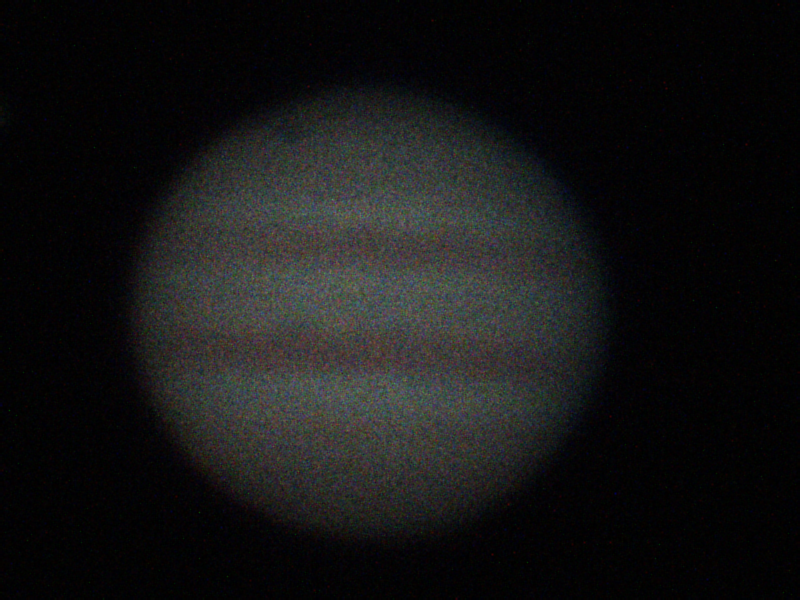
#> input picture src/yota/0824.bmp, 800 x 600 px; its folder holds only this picture in this run
$ python -i ellipse.py   (imports and definitions only)
#> lines starting #> are read from the running program, lines starting #| are printed output that depends on the picture; after the words box and inside, x2 and y2 are one past the last pixel; in counts of white or black regions, pixels touching at a corner belong together
import cv2
import numpy as np
from glob import glob
import os

def detect_ellipse(image):
    """
    画像から楕円を検出する関数（木星画像用に最適化）
    """
    # 画像の前処理
    if len(image.shape) == 3:
        gray = cv2.cvtColor(image, cv2.COLOR_BGR2GRAY)
    else:
        gray = image.copy()

    # コントラストの強調
    clahe = cv2.createCLAHE(clipLimit=3.0, tileGridSize=(8,8))
    enhanced = clahe.apply(gray)

    # ノイズ除去
    blurred = cv2.GaussianBlur(enhanced, (7, 7), 0)

    # 2値化
    _, binary = cv2.threshold(blurred, 30, 255, cv2.THRESH_BINARY)

    # モルフォロジー処理
    kernel = np.ones((5,5), np.uint8)
    binary = cv2.morphologyEx(binary, cv2.MORPH_CLOSE, kernel)

    # 輪郭検出
    contours, _ = cv2.findContours(binary, cv2.RETR_EXTERNAL, cv2.CHAIN_APPROX_SIMPLE)

    print(f"検出された輪郭の数: {len(contours)}")

    if len(contours) > 0:
        # デバッグ用コンテナ
        debug_image = cv2.cvtColor(binary, cv2.COLOR_GRAY2BGR)

        # 最大の輪郭を見つける
        largest_contour = max(contours, key=cv2.contourArea)

        if len(largest_contour) >= 5:
            try:
                # 楕円フィッティング
                ellipse = cv2.fitEllipse(largest_contour)
                center = ellipse[0]
                axes = ellipse[1]
                angle = ellipse[2]

                return center, axes, angle

            except Exception as e:
                print(f"楕円フィッティングエラー: {str(e)}")
        else:
            print(f"輪郭の点数が不足しています（{len(largest_contour)} < 5点）")

    # デバッグ画像を表示
    cv2.imshow('Debug Image', debug_image)
    return None, None, None

def ellipse_to_circle(image):
    """
    楕円を真円に変換する関数
    """
    # 楕円検出
    center, axes, angle = detect_ellipse(image)

    if center is None:
        print("楕円検出に失敗しました")
        return image, image, (None, None, None)

    # 検出された楕円の可視化
    visualization = draw_detected_shapes(image.copy(), center, axes, angle)

    # 楕円の軸
    major_axis, minor_axis = axes
    target_radius = max(major_axis, minor_axis)  # 短軸に合わせる

    # スケール計算
    scale_x = target_radius / major_axis
    scale_y = target_radius / minor_axis

    # アフィン変換行列の作成
    height, width = image.shape[:2]
    center_x, center_y = center

    # 回転行列を生成し、スケールを適用
    angle_corrected = angle+90  # 回転方向を反転
    M_rotation = cv2.getRotationMatrix2D((center_x, center_y), angle_corrected, 1.0)

    # スケールをアフィン行列に組み込む
    M_rotation[0, 0] *= scale_x
    M_rotation[0, 1] *= scale_y
    M_rotation[1, 0] *= scale_x
    M_rotation[1, 1] *= scale_y

    # 変換を適用
    transformed = cv2.warpAffine(image, M_rotation, (width, height), flags=cv2.INTER_CUBIC)

    return transformed, visualization, (center, axes, angle)

def draw_detected_shapes(image, center, axes, angle, color=(0, 255, 0), thickness=2):
    """
    検出された楕円/円を画像上に描画する関数
    """
    image_with_shape = image.copy()
    if center is not None and axes is not None:
        cv2.ellipse(image_with_shape,
                    (int(center[0]), int(center[1])),
                    (int(axes[0]/2), int(axes[1]/2)),
                    angle,
                    0, 360,
                    color,
                    thickness)

        # 中心点の描画
        cv2.circle(image_with_shape,
                  (int(center[0]), int(center[1])),
                  3,
                  color,
                  -1)

    return image_with_shape

def main(img_path, out_path):
    # 画像の読み込み
#> called with img_path = '../yota/0824.bmp', out_path = 'out.png'
    image = cv2.imread(img_path)
#> image is the input picture: shape (600, 800, 3); mean B, G, R 21.1, 21.1, 21

    if image is None:
        print("画像を読み込めませんでした。")
        return

    # 前処理
    enhanced = cv2.normalize(image, None, 0, 255, cv2.NORM_MINMAX)
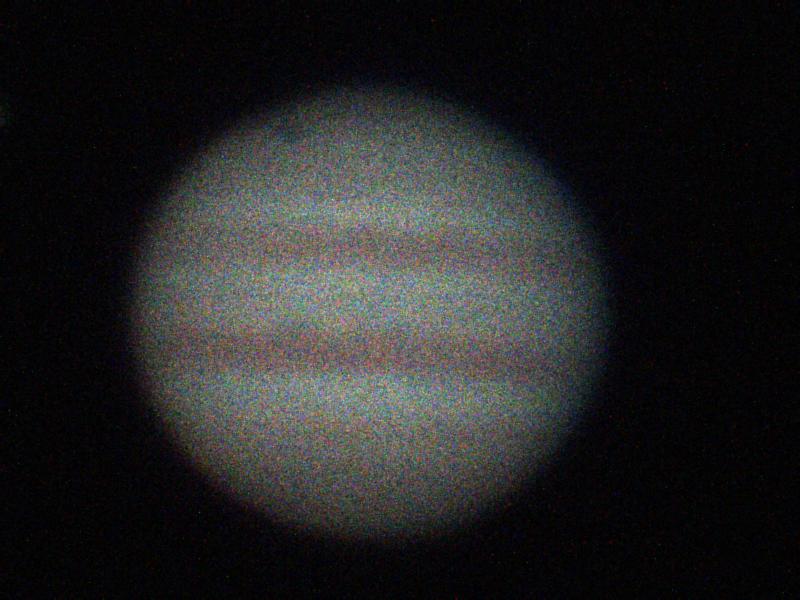
#> enhanced: shape (600, 800, 3); mean B, G, R 35, 34.9, 34.8

    # 楕円を真円に変換
    result, detected, (center, axes, angle) = ellipse_to_circle(enhanced)
#> in detect_ellipse, `gray = cv2.cvtColor(image, cv2.COLOR_BGR2GRAY)`:
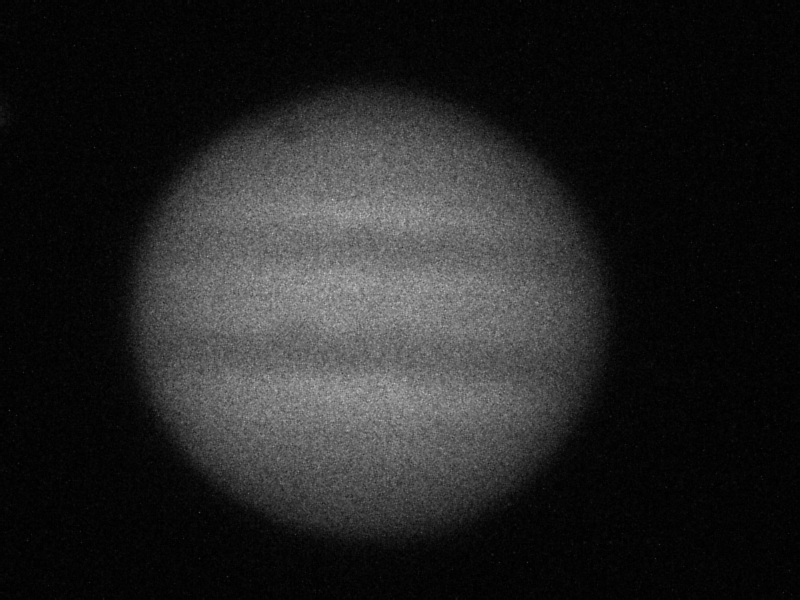
#> gray: shape (600, 800); min 0, max 208, mean 34.9
#> in detect_ellipse, `enhanced = clahe.apply(gray)`:
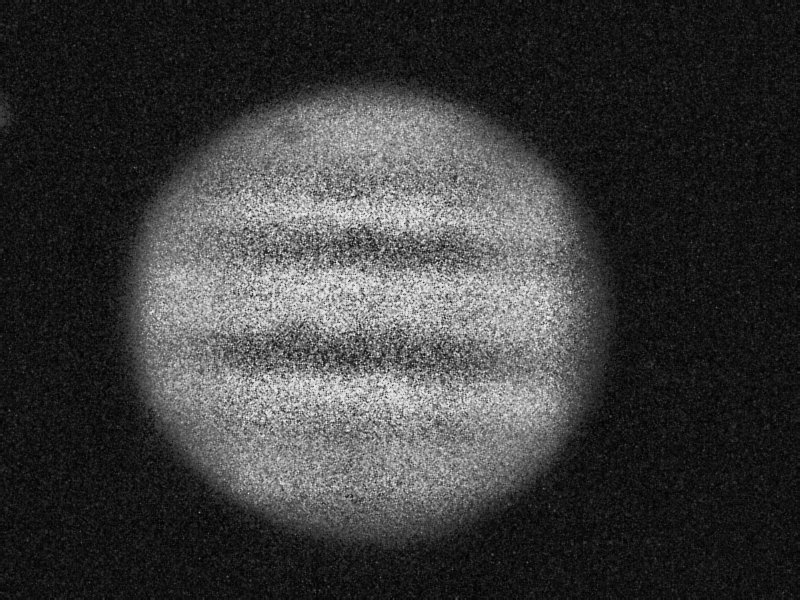
#> enhanced: shape (600, 800); min 1, max 244, mean 59.2
#> in detect_ellipse, `_, binary = cv2.threshold(blurred, 30, 255, cv2.THRESH_BINARY)`:
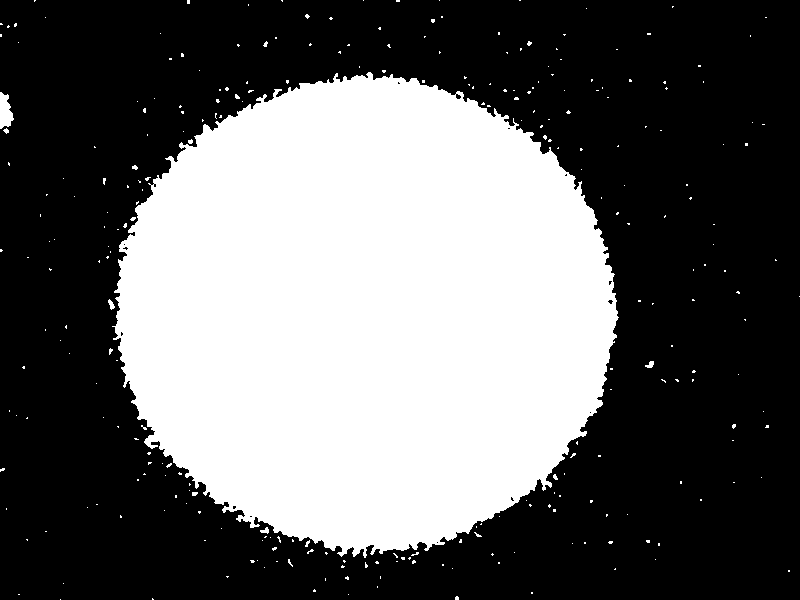
#> binary: shape (600, 800); 39% white; 284 white regions (275 under 20 px), largest, box (x1, y1, x2, y2) and area: (112, 72, 619, 558) 185381, (0, 92, 14, 129) 351, (108, 299, 115, 310) 41
#> in detect_ellipse, `binary = cv2.morphologyEx(binary, cv2.MORPH_CLOSE, kernel)`:
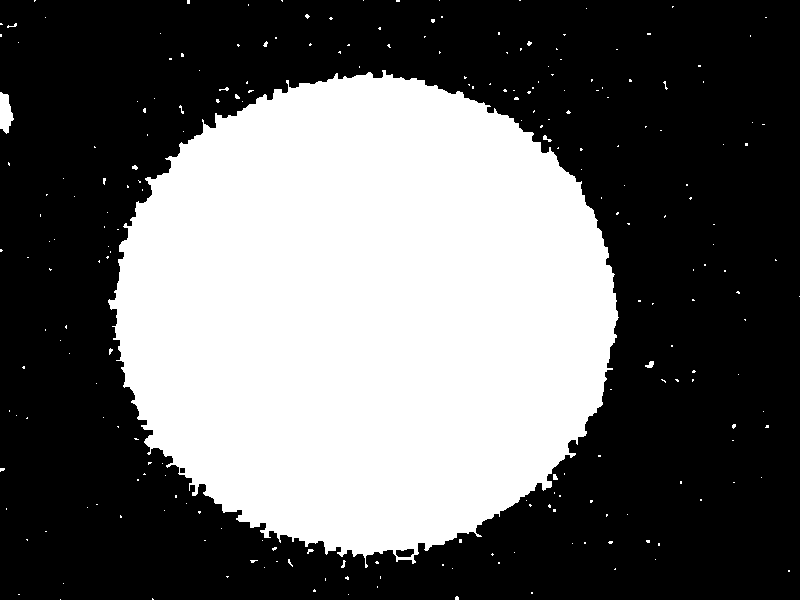
#> binary: shape (600, 800); 39.4% white; 233 white regions (223 under 20 px)
#> in detect_ellipse, `contours, _ = cv2.findContours(binary, cv2.RETR_EXTERNAL, cv2.CHAIN_AP..`: contours = 233 contours, 230 with area under 20; largest, box (x1, y1, x2, y2) and area: (108, 70, 619, 568) 186655, (0, 92, 14, 134) 355, (645, 361, 654, 368) 28
#| 検出された輪郭の数: 233
#> in detect_ellipse, `debug_image = cv2.cvtColor(binary, cv2.COLOR_GRAY2BGR)`: debug_image: shape (600, 800, 3); 39.4% white; 233 white regions (223 under 20 px), largest, box (x1, y1, x2, y2) and area: (108, 70, 619, 568) 187613, (0, 92, 14, 134) 402, (645, 361, 654, 368) 40
#> in detect_ellipse, `largest_contour = max(contours, key=cv2.contourArea)`: largest_contour = contour of 994 points, box (x1, y1, x2, y2) (108, 70, 619, 568), area 186655
#> in detect_ellipse, `ellipse = cv2.fitEllipse(largest_contour)`: ellipse = ((364.5, 313.7), (477.4, 502.4), 95.42)
#> in detect_ellipse, `center = ellipse[0]`: center = (364.5, 313.7)
#> in detect_ellipse, `axes = ellipse[1]`: axes = (477.4, 502.4)
#> in detect_ellipse, `angle = ellipse[2]`: angle = 95.42
#> in ellipse_to_circle, `center, axes, angle = detect_ellipse(image)`: center = (364.5, 313.7); axes = (477.4, 502.4); angle = 95.42
#> in draw_detected_shapes, `cv2.ellipse(image_with_shape, (int(center[0]), int(center[1])), (int(a..`:
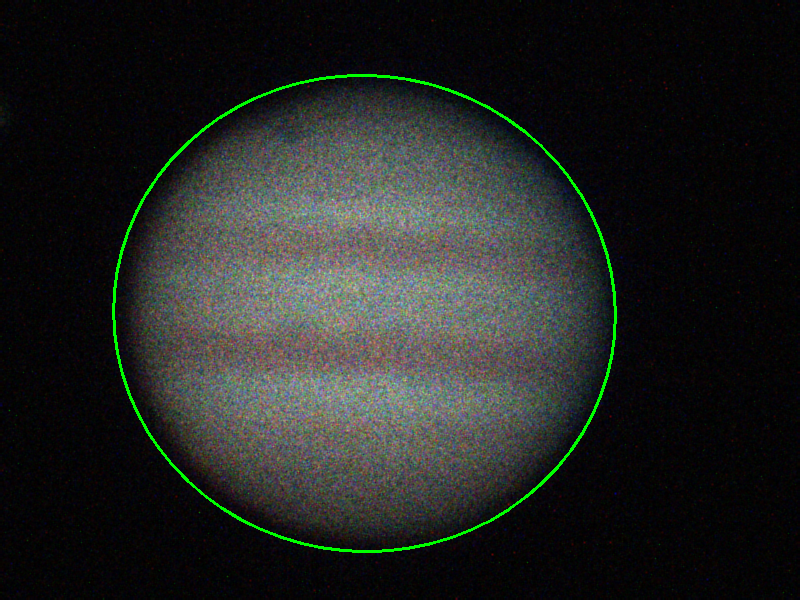
#> image_with_shape: shape (600, 800, 3); 0.96% of pixels changed, all inside (x1, y1, x2, y2) = (112, 74, 617, 553); drawn as B, G, R
#> in draw_detected_shapes, `cv2.circle(image_with_shape, (int(center[0]), int(center[1])), 3, colo..`: image_with_shape: shape (600, 800, 3); 0.01% of pixels changed, all inside (x1, y1, x2, y2) = (361, 310, 368, 317)
#> in ellipse_to_circle, `major_axis, minor_axis = axes`: major_axis = 477.4; minor_axis = 502.4
#> in ellipse_to_circle, `scale_x = target_radius / major_axis`: scale_x = 1.05
#> in ellipse_to_circle, `scale_y = target_radius / minor_axis`: scale_y = 1
#> in ellipse_to_circle, `center_x, center_y = center`: center_x = 364.5; center_y = 313.7
#> in ellipse_to_circle, `angle_corrected = angle+90`: angle_corrected = 185.4
#> in ellipse_to_circle, `M_rotation = cv2.getRotationMatrix2D((center_x, center_y), angle_corre..`: M_rotation = [[-0.996, -0.0944, 757], [0.0944, -0.996, 591.6]]
#> in ellipse_to_circle, `transformed = cv2.warpAffine(image, M_rotation, (width, height), flags..`:
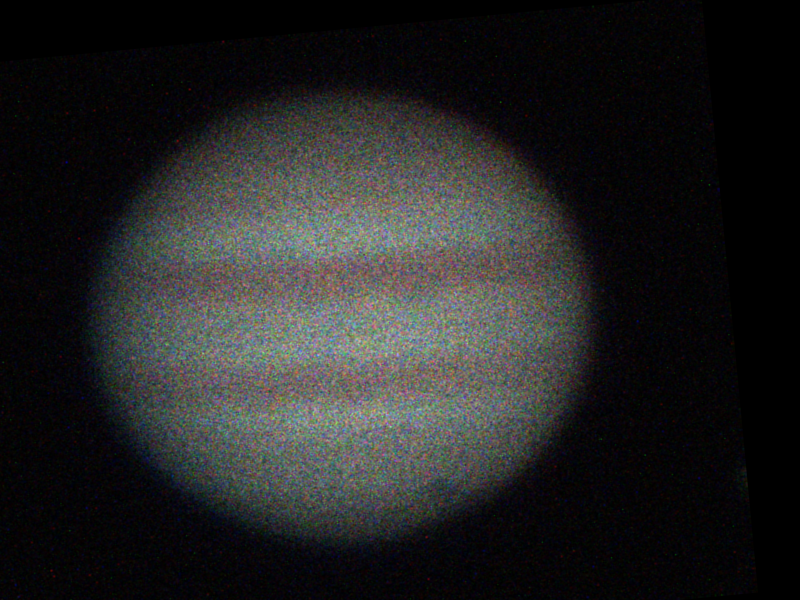
#> transformed: shape (600, 800, 3); mean B, G, R 35.9, 36.1, 35.8
#> center = (364.5, 313.7); axes = (477.4, 502.4); angle = 95.42
    """
    if center is not None:
        # 結果の表示
        cv2.imshow('Original', image)
        cv2.imshow('Detected', detected)
        cv2.imshow('Result', result)
    """
    cv2.imwrite(out_path, result)
    """
    cv2.waitKey(0)
    cv2.destroyAllWindows()
    """
def main2(img_dir, out_dir):
    img_list = sorted(glob(img_dir+"/*.jpg"))
    print(img_list)
    for i, img_path in enumerate(img_list):
        main(img_path, os.path.join(out_dir, str(i)+".jpg"))
        print(i)


# [2 lines not run here, left out]

>>> result = main('../yota/0824.bmp', 'out.png')
